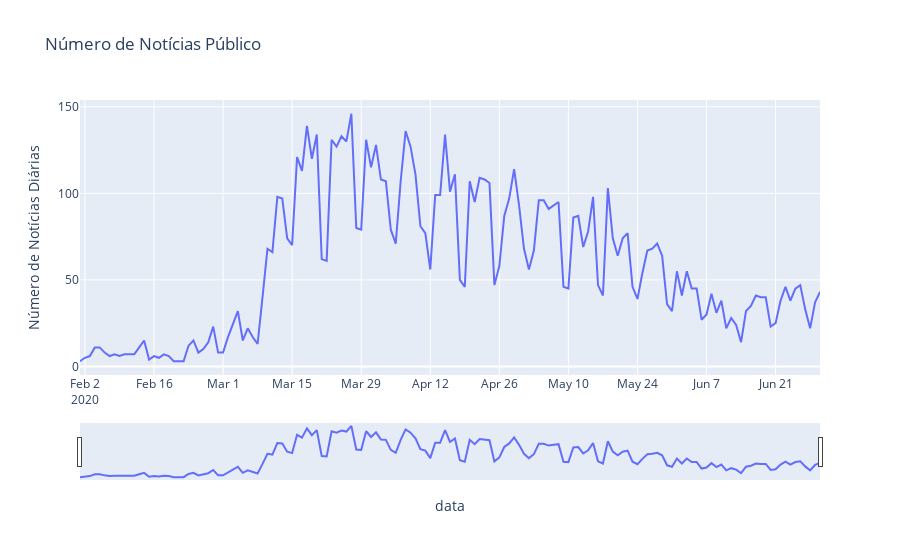

The cell this chart's notebook holds for it:
### Code cell
fig = px.line(publico_daily_news,y="Número de Notícias Diárias", title="Número de Notícias Público")
fig.update_xaxes(rangeslider_visible=True)
fig.show()

### Figure 1 — Plotly figure (JSON) as saved in the notebook; plotly's stock layout.template omitted (floating-point values rounded to 4 significant figures; data arrays with more than 128 entries replaced by an {"elided": "..."} marker saying what was removed)
{"data": [{"hovertemplate": "data=%{x}<br>Número de Notícias Diárias=%{y}<extra></extra>", "legendgroup": "", "line": {"color": "#636efa", "dash": "solid"}, "mode": "lines", "name": "", "orientation": "v", "showlegend": false, "type": "scatter", "x": {"elided": "151 str values"}, "xaxis": "x", "y": {"elided": "151 int values"}, "yaxis": "y"}], "layout": {"legend": {"tracegroupgap": 0}, "title": {"text": "Número de Notícias Público"}, "xaxis": {"anchor": "y", "domain": [0, 1], "rangeslider": {"visible": true}, "title": {"text": "data"}}, "yaxis": {"anchor": "x", "domain": [0, 1], "title": {"text": "Número de Notícias Diárias"}}}}
